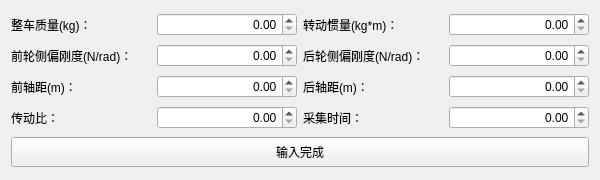
<?xml version="1.0" encoding="UTF-8"?>
<ui version="4.0">
 <class>Form</class>
 <widget class="QWidget" name="Form">
  <property name="geometry">
   <rect>
    <x>0</x>
    <y>0</y>
    <width>600</width>
    <height>180</height>
   </rect>
  </property>
  <property name="minimumSize">
   <size>
    <width>600</width>
    <height>180</height>
   </size>
  </property>
  <property name="maximumSize">
   <size>
    <width>600</width>
    <height>180</height>
   </size>
  </property>
  <property name="windowTitle">
   <string>Form</string>
  </property>
  <property name="styleSheet">
   <string notr="true"/>
  </property>
  <layout class="QVBoxLayout" name="verticalLayout">
   <item>
    <layout class="QHBoxLayout" name="horizontalLayout_9">
     <item>
      <layout class="QHBoxLayout" name="horizontalLayout">
       <item>
        <widget class="QLabel" name="label">
         <property name="text">
          <string>整车质量(kg)：</string>
         </property>
        </widget>
       </item>
       <item>
        <widget class="QDoubleSpinBox" name="doubleSpinBox">
         <property name="minimumSize">
          <size>
           <width>100</width>
           <height>0</height>
          </size>
         </property>
         <property name="alignment">
          <set>Qt::AlignRight|Qt::AlignTrailing|Qt::AlignVCenter</set>
         </property>
        </widget>
       </item>
      </layout>
     </item>
     <item>
      <layout class="QHBoxLayout" name="horizontalLayout_2">
       <item>
        <widget class="QLabel" name="label_2">
         <property name="text">
          <string>转动惯量(kg*m)：</string>
         </property>
        </widget>
       </item>
       <item>
        <widget class="QDoubleSpinBox" name="doubleSpinBox_2">
         <property name="minimumSize">
          <size>
           <width>100</width>
           <height>0</height>
          </size>
         </property>
         <property name="alignment">
          <set>Qt::AlignRight|Qt::AlignTrailing|Qt::AlignVCenter</set>
         </property>
        </widget>
       </item>
      </layout>
     </item>
    </layout>
   </item>
   <item>
    <layout class="QHBoxLayout" name="horizontalLayout_10">
     <item>
      <layout class="QHBoxLayout" name="horizontalLayout_5">
       <item>
        <widget class="QLabel" name="label_5">
         <property name="text">
          <string>前轮侧偏刚度(N/rad)：</string>
         </property>
        </widget>
       </item>
       <item>
        <widget class="QDoubleSpinBox" name="doubleSpinBox_5">
         <property name="minimumSize">
          <size>
           <width>100</width>
           <height>0</height>
          </size>
         </property>
         <property name="maximumSize">
          <size>
           <width>16777</width>
           <height>16777215</height>
          </size>
         </property>
         <property name="alignment">
          <set>Qt::AlignRight|Qt::AlignTrailing|Qt::AlignVCenter</set>
         </property>
        </widget>
       </item>
      </layout>
     </item>
     <item>
      <layout class="QHBoxLayout" name="horizontalLayout_6">
       <item>
        <widget class="QLabel" name="label_6">
         <property name="text">
          <string>后轮侧偏刚度(N/rad)：</string>
         </property>
        </widget>
       </item>
       <item>
        <widget class="QDoubleSpinBox" name="doubleSpinBox_6">
         <property name="minimumSize">
          <size>
           <width>100</width>
           <height>0</height>
          </size>
         </property>
         <property name="alignment">
          <set>Qt::AlignRight|Qt::AlignTrailing|Qt::AlignVCenter</set>
         </property>
        </widget>
       </item>
      </layout>
     </item>
    </layout>
   </item>
   <item>
    <layout class="QHBoxLayout" name="horizontalLayout_11">
     <item>
      <layout class="QHBoxLayout" name="horizontalLayout_3">
       <item>
        <widget class="QLabel" name="label_3">
         <property name="text">
          <string>前轴距(m)：</string>
         </property>
        </widget>
       </item>
       <item>
        <widget class="QDoubleSpinBox" name="doubleSpinBox_3">
         <property name="minimumSize">
          <size>
           <width>100</width>
           <height>0</height>
          </size>
         </property>
         <property name="alignment">
          <set>Qt::AlignRight|Qt::AlignTrailing|Qt::AlignVCenter</set>
         </property>
        </widget>
       </item>
      </layout>
     </item>
     <item>
      <layout class="QHBoxLayout" name="horizontalLayout_4">
       <item>
        <widget class="QLabel" name="label_4">
         <property name="text">
          <string>后轴距(m)：</string>
         </property>
        </widget>
       </item>
       <item>
        <widget class="QDoubleSpinBox" name="doubleSpinBox_4">
         <property name="minimumSize">
          <size>
           <width>100</width>
           <height>0</height>
          </size>
         </property>
         <property name="alignment">
          <set>Qt::AlignRight|Qt::AlignTrailing|Qt::AlignVCenter</set>
         </property>
        </widget>
       </item>
      </layout>
     </item>
    </layout>
   </item>
   <item>
    <layout class="QHBoxLayout" name="horizontalLayout_12">
     <item>
      <layout class="QHBoxLayout" name="horizontalLayout_7">
       <item>
        <widget class="QLabel" name="label_7">
         <property name="text">
          <string>传动比：</string>
         </property>
        </widget>
       </item>
       <item>
        <widget class="QDoubleSpinBox" name="doubleSpinBox_7">
         <property name="minimumSize">
          <size>
           <width>100</width>
           <height>0</height>
          </size>
         </property>
         <property name="alignment">
          <set>Qt::AlignRight|Qt::AlignTrailing|Qt::AlignVCenter</set>
         </property>
        </widget>
       </item>
      </layout>
     </item>
     <item>
      <layout class="QHBoxLayout" name="horizontalLayout_8">
       <item>
        <widget class="QLabel" name="label_8">
         <property name="text">
          <string>采集时间：</string>
         </property>
        </widget>
       </item>
       <item>
        <widget class="QDoubleSpinBox" name="doubleSpinBox_9">
         <property name="minimumSize">
          <size>
           <width>100</width>
           <height>0</height>
          </size>
         </property>
         <property name="alignment">
          <set>Qt::AlignRight|Qt::AlignTrailing|Qt::AlignVCenter</set>
         </property>
        </widget>
       </item>
      </layout>
     </item>
    </layout>
   </item>
   <item>
    <widget class="QPushButton" name="pushButton">
     <property name="minimumSize">
      <size>
       <width>0</width>
       <height>30</height>
      </size>
     </property>
     <property name="styleSheet">
      <string notr="true">alternate-background-color: rgb(0, 255, 255);
gridline-color: rgb(255, 255, 0);</string>
     </property>
     <property name="text">
      <string>输入完成</string>
     </property>
    </widget>
   </item>
  </layout>
 </widget>
 <resources/>
 <connections/>
</ui>
